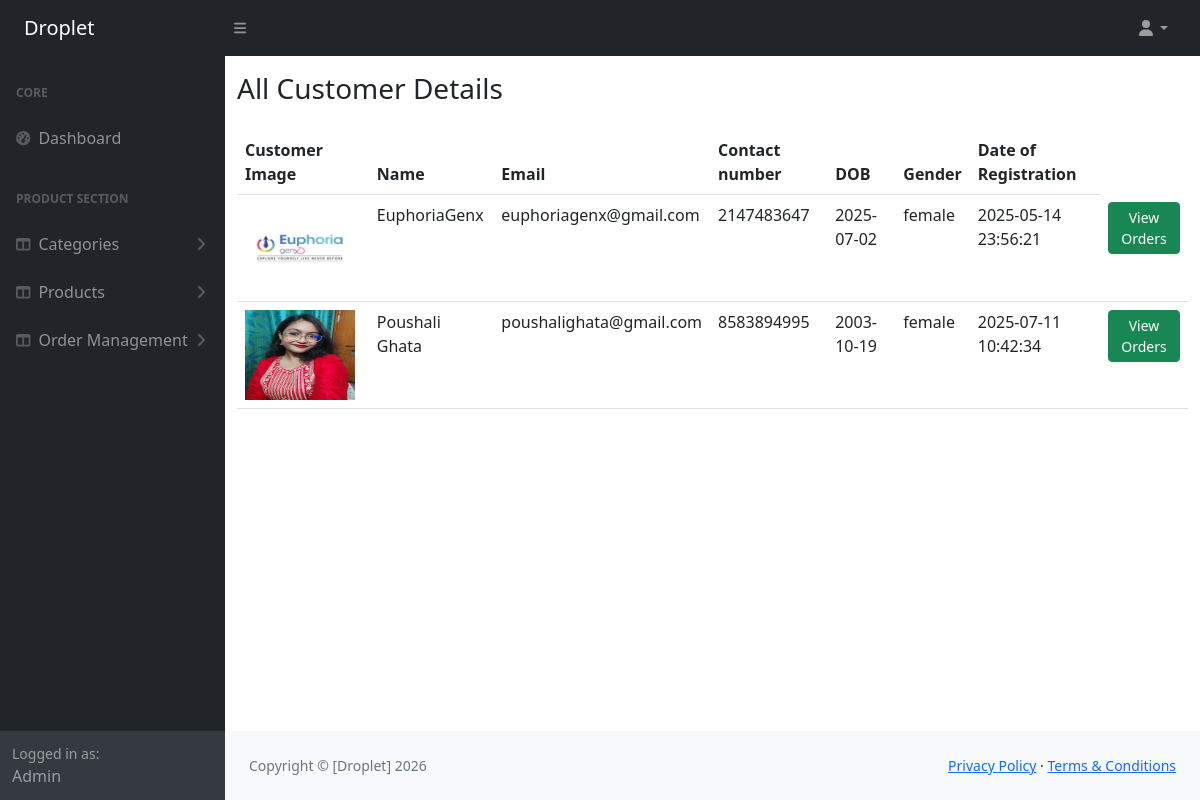
The app's page /admin/all_customer.php (signed in) with its own data.
### tables this page shows
CREATE TABLE `users` (
  `id` int(11) NOT NULL,
  `name` varchar(100) NOT NULL,
  `email` varchar(100) NOT NULL,
  `password` varchar(150) NOT NULL,
  `user_type` enum('customer','admin') NOT NULL DEFAULT 'customer',
  `created_at` datetime NOT NULL DEFAULT current_timestamp()
);

CREATE TABLE `user_info` (
  `id` int(11) NOT NULL,
  `user_id` int(11) NOT NULL,
  `ph_no` varchar(50) NOT NULL,
  `dob` date DEFAULT NULL,
  `gender` varchar(100) NOT NULL,
  `img` varchar(500) NOT NULL,
  `date` date NOT NULL DEFAULT current_timestamp()
);

### admin/all_customer.php (the view, shortened to what this page needs)
<?php
include("admin_header.php");
?>
<div class="container mt-3 mb-3">
    <h3>All Customer Details</h3>
</div>
<div class="container">
    <div class="table-responsive">
        <table class="table">
            <thead>
                <tr>
                    <th>Customer Image</th>
                    <th>Name</th>
                    <th>Email</th>
                    <th>Contact number</th>
                    <th>DOB</th>
                    <th>Gender</th>
                    <th>Date of Registration</th>
                </tr>
            </thead>
            <tbody>
                <?php
                $user_query = mysqli_query($conn, "SELECT * FROM `users` WHERE user_type='customer'");
                if(mysqli_num_rows($user_query)>0){
                    while($customer = mysqli_fetch_assoc($user_query)){
                    $id = $customer['id'];
                    $info = mysqli_query($conn, "SELECT * FROM `user_info` WHERE user_id='$id'");
                    $customer_info = mysqli_fetch_assoc($info);
                    ?>
                    <tr>
                        <td>
                            <?php
                                if (!empty($customer_info['img'])) {
                                    echo '<img src="'.$customer_info['img'].'" alt="" style="height:90px; width:110px;">';
                                } else {
                                    echo 'No Image';
                                }
                            ?>
                        </td>
                        <td><?php echo $customer['name']?></td>
                        <td><?php echo $customer['email']?></td>
                        <td><?php echo (!empty($customer_info['ph_no']) ? $customer_info['ph_no'] : 'No Data Yet'); ?></td>
                        <td><?php echo (!empty($customer_info['dob']) ? $customer_info['dob'] : 'No Data Yet');?></td>
                        <td><?php echo (!empty($customer_info['gender']) ? $customer_info['gender'] : 'No Data Yet');?></td>
                        <td><?php echo $customer['created_at']?></td>
                        <td><a href="customer_order.php?id=<?php echo $id;?>" class="btn btn-success btn-sm">View Orders</a></td>
                    </tr>
                    <?php
                    }
                }
                ?>
            </tbody>
        </table>
    </div>
</div>
<?php
include("admin_footer.php");
?>

### records on screen
users: user_info.img (picture), name "EuphoriaGenx", email "euphoriagenx@gmail.com", user_info.ph_no "2147483647", user_info.dob "2025-07-02", user_info.gender "female", created_at "2025-05-14 23:56:21"
users: user_info.img (picture), name "Poushali Ghata", email "poushalighata@gmail.com", user_info.ph_no "8583894995", user_info.dob "2003-10-19", user_info.gender "female", created_at "2025-07-11 10:42:34"

### other values on screen
$site_title "Droplet"
$_SESSION['admin']['name'] "Admin"
